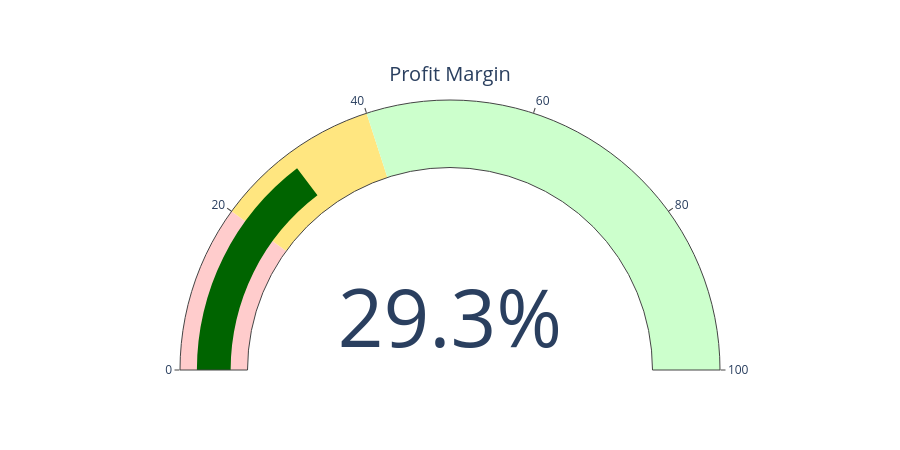

Write notebook code for a chart like this one.
### Code cell
fig = go.Figure(go.Indicator(
    mode="gauge+number",
    value=profit_margin,
    number={'suffix': '%'},
    title={'text': "Profit Margin"},
    gauge={
        'axis': {'range': [0, 100]},
        'bar': {'color': "darkgreen"},
        'steps': [
            {'range': [0, 20], 'color': "#ffcccc"},
            {'range': [20, 40], 'color': "#ffe680"},
            {'range': [40, 100], 'color': "#ccffcc"}
        ]
    }
))

fig.update_layout(
    template="plotly_white",
    height=450
)

fig.show()

### Figure 1 — Plotly figure (JSON) as saved in the notebook; plotly's stock layout.template omitted (floating-point values rounded to 4 significant figures)
{"data": [{"gauge": {"axis": {"range": [0, 100]}, "bar": {"color": "darkgreen"}, "steps": [{"color": "#ffcccc", "range": [0, 20]}, {"color": "#ffe680", "range": [20, 40]}, {"color": "#ccffcc", "range": [40, 100]}]}, "mode": "gauge+number", "number": {"suffix": "%"}, "title": {"text": "Profit Margin"}, "type": "indicator", "value": 29.35}], "layout": {"height": 450}}
